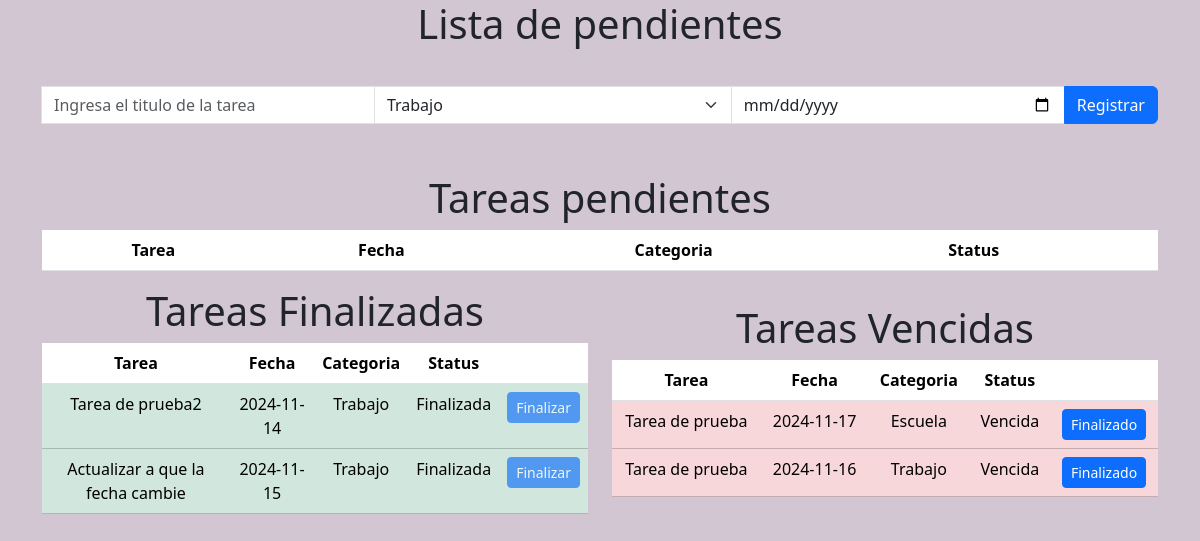
The page / on the database its author committed.
### modelos/models.py (models this page shows, shortened)
class Tarea(db.Model):
    __tablename__='Tareas'
    id = db.Column(db.Integer,primary_key=True)
    titulo = db.Column(db.Text)
    fecha = db.Column(db.Date)
    idcategoria = db.Column(db.Integer,db.ForeignKey('Cat_categorias.id_categorias'),name='fk_categorias_tarea')
    idestado = db.Column(db.Integer,db.ForeignKey('Cat_estado.id_estado'),name='fk_estado_tarea')

class Categorias(db.Model):
    __tablename__='Cat_categorias'
    id_categorias = db.Column(db.Integer,primary_key=True)
    nombre = db.Column(db.Text)
    tarea = db.relationship('Tarea',backref='categoria',lazy='dynamic')

class Estado(db.Model):
    __tablename__='Cat_estado'
    id_estado = db.Column(db.Integer,primary_key=True)
    estado = db.Column(db.Text)
    tarea = db.relationship('Tarea',backref='estado',lazy='dynamic')

### app.py (the view)
@app.route('/',methods=['GET','POST'])
def index():
    tarea = formularioTareas()
    tarea.categoria.choices = [(c.id_categorias,c.nombre) for c in Categorias.query.all()]
    if tarea.validate_on_submit():
        task = Tarea(titulo=tarea.titulo.data,fecha=tarea.fecha.data,idcategoria=tarea.categoria.data,idestado=2)
        db.session.add(task)
        db.session.commit()
        return redirect(url_for('index'))
    tareas_pendientes = Tarea.query.filter(or_(Tarea.idestado == 2 ,Tarea.idestado == 3))
    tareas_finalizadas = Tarea.query.filter(Tarea.idestado == 1)
    tareas_vencida = Tarea.query.filter(Tarea.idestado == 4)
    return render_template('index.html',formularioTarea=tarea,
                           pendientes=tareas_pendientes,terminadas=tareas_finalizadas,vencidas=tareas_vencida)

### formularios/formTask.py
class formularioTareas(FlaskForm):
    titulo = StringField('Titulo',validators=[DataRequired()],
                         render_kw={"class":"form-control","placeholder":"Ingresa el titulo de la tarea"})
    fecha = DateField('Fecha',format='%Y-%m-%d',validators=[DataRequired()],
                      render_kw={"class":"form-control"})
    categoria = SelectField('Categoría', choices=[], coerce=str,validators=[DataRequired()], render_kw={"class":"form-select"})
    boton = SubmitField('Registrar',render_kw={"class":"btn btn-primary"})

### app.py (called while the page is built)
@app.before_request
def tarea_vencer():
    tareas_porvencer = Tarea.query.filter(Tarea.fecha == hoy, Tarea.idestado == 2).all()
    for tarea in tareas_porvencer:
        tarea.idestado = 3
        db.session.add(tarea)
    db.session.commit()

@app.before_request
def tarea_vencidas():
    tareas_vendecias = Tarea.query.filter(Tarea.fecha < hoy, Tarea.idestado == 2).all()
    for tarea in tareas_vendecias:
        tarea.idestado = 4
        db.session.add(tarea)
    db.session.commit()

### templates/index.html (shortened to what this page needs)
<!doctype html>
<html lang="en">
<head>
    <link href="https://cdn.jsdelivr.net/npm/bootstrap@5.3.3/dist/css/bootstrap.min.css" rel="stylesheet"
>
</head>
<body style="background-color: #7575;">
    <div class="container">
        <div class="row " style="margin-bottom: 30px;">
            <div class="col">
                <h1 class="text-center">Lista de pendientes</h1>
            </div>
        </div>
    </div>
    <div class="container">
        <div class="row " style="margin-bottom: 50px;">
            <div class="col align-self-center">
                <form method="post">
                    <div class="input-group">
                        {{ formularioTarea.titulo }}
                        {{ formularioTarea.categoria }}
                        {{ formularioTarea.fecha }}
                        {{ formularioTarea.boton }}
                    </div>
                </form>
            </div>
        </div>
        <div class="row">
            <div class="col align-self-center">
                <h1 class="text-center">Tareas pendientes</h1>
                <div class="table-responsive">
                    <table class="table table-hover text-center">
                        <thead>
                            <tr>
                                <th scope="col">Tarea</th>
                                <th scope="col">Fecha</th>
                                <th scope="col">Categoria</th>
                                <th scope="col">Status</th>
                                <th scope="col"></th>
                            </tr>
                        </thead>
                    </table>
                </div>
            </div>
        </div>
        <div class="row">
            <div class="col align-self-center">
                <h1 class="text-center">Tareas Finalizadas</h1>
                <div class="table-responsive">
                    <table class="table table-hover text-center">
                        <thead>
                            <tr>
                                <th scope="col">Tarea</th>
                                <th scope="col">Fecha</th>
                                <th scope="col">Categoria</th>
                                <th scope="col">Status</th>
                                <th scope="col"></th>
                            </tr>
                        </thead>
                        <tbody>
                            {% for terminada in terminadas %}
                                    <tr class="table-success">
                                        <td>{{ terminada.titulo }}</td>
                                        <td>{{ terminada.fecha }}</td>
                                        <td>{{ terminada.categoria.nombre }}</td>
                                        <td>{{ terminada.estado.estado }}</td>
                                        <td>
                                            <button class="btn btn-primary btn-sm" disabled>Finalizar</button>
                                        </td>
                                    </tr>
                            {% endfor %}
                        </tbody>
                    </table>
                </div>
            </div>
            <div class="col align-self-center">
                <h1 class="text-center">Tareas Vencidas</h1>
                <div class="table-responsive">
                    <table class="table table-hover text-center">
                        <thead>
                            <tr>
                                <th scope="col">Tarea</th>
                                <th scope="col">Fecha</th>
                                <th scope="col">Categoria</th>
                                <th scope="col">Status</th>
                                <th scope="col"></th>
                            </tr>
                        </thead>
                        <tbody>
                            {% for vencida in vencidas %}
                                    <tr class="table-danger">
                                        <td>{{ vencida.titulo }}</td>
                                        <td>{{ vencida.fecha }}</td>
                                        <td>{{ vencida.categoria.nombre }}</td>
                                        <td>{{ vencida.estado.estado }}</td>
                                        <td>
                                            <form method="post" action="/terminado">
                                                <button class="btn btn-primary btn-sm" >Finalizado</button>
                                            </form>
                                        </td>
                                    </tr>
                            {% endfor %}
                        </tbody>
                    </table>
                </div>
            </div>
        </div>
    </div>
</body>
</html>

### rows shown on the page
Tarea: titulo "Tarea de prueba2", fecha "2024-11-14", categoria.nombre "Trabajo", estado.estado "Finalizada"
Tarea: titulo "Actualizar a que la fecha cambie", fecha "2024-11-15", categoria.nombre "Trabajo", estado.estado "Finalizada"
Tarea: titulo "Tarea de prueba", fecha "2024-11-17", categoria.nombre "Escuela", estado.estado "Vencida"
Tarea: titulo "Tarea de prueba", fecha "2024-11-16", categoria.nombre "Trabajo", estado.estado "Vencida"
